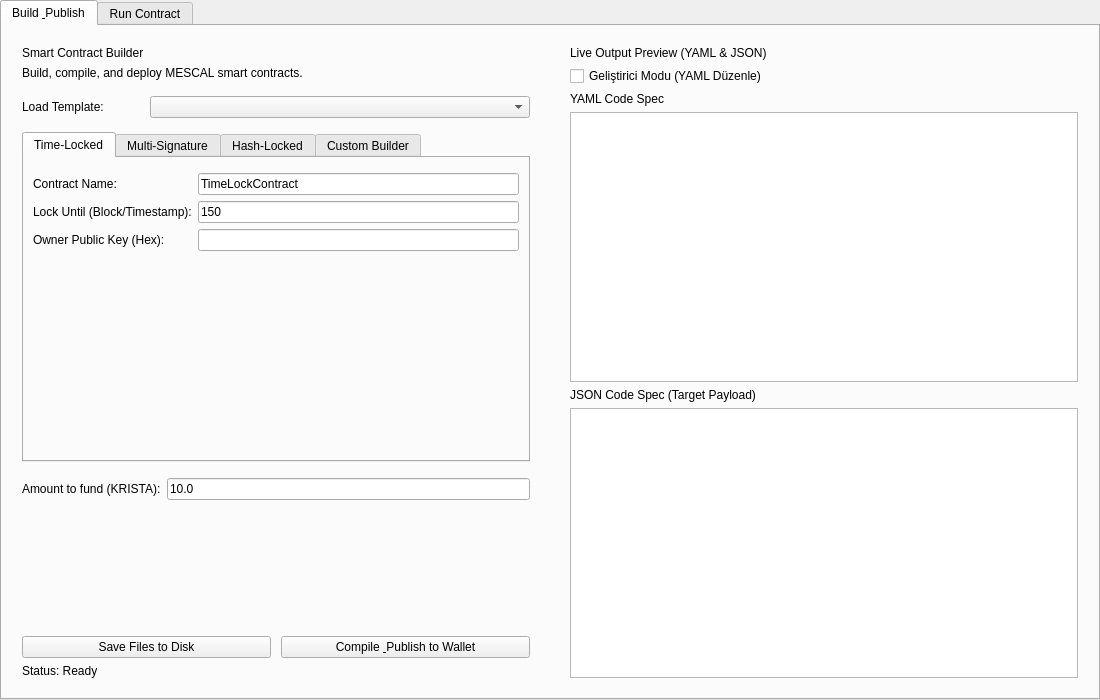
<?xml version="1.0" encoding="UTF-8"?>
<ui version="4.0">
 <class>SmartContractWidget</class>
 <widget class="QWidget" name="SmartContractWidget">
  <property name="geometry">
   <rect>
    <x>0</x>
    <y>0</y>
    <width>1100</width>
    <height>700</height>
   </rect>
  </property>
  <property name="windowTitle">
   <string>Smart Contract</string>
  </property>
  <layout class="QVBoxLayout" name="verticalLayout_Root">
   <property name="spacing">
    <number>0</number>
   </property>
   <property name="leftMargin">
    <number>0</number>
   </property>
   <property name="topMargin">
    <number>0</number>
   </property>
   <property name="rightMargin">
    <number>0</number>
   </property>
   <property name="bottomMargin">
    <number>0</number>
   </property>
   <item>
    <!-- Top-level mode switcher tabs -->
    <widget class="QTabWidget" name="tabWidgetMode">
     <property name="tabPosition">
      <enum>QTabWidget::North</enum>
     </property>
     <property name="currentIndex">
      <number>0</number>
     </property>

     <!-- ═══════════════════════════════════════
          TAB 1 : BUILD & PUBLISH
          ═══════════════════════════════════════ -->
     <widget class="QWidget" name="tabBuild">
      <attribute name="title">
       <string>Build &amp; Publish</string>
      </attribute>
      <layout class="QHBoxLayout" name="horizontalLayout_Build">
       <property name="spacing">
        <number>0</number>
       </property>
       <property name="leftMargin">
        <number>0</number>
       </property>
       <property name="topMargin">
        <number>0</number>
       </property>
       <property name="rightMargin">
        <number>0</number>
       </property>
       <property name="bottomMargin">
        <number>0</number>
       </property>

       <!-- LEFT: builder form -->
       <item>
        <widget class="QFrame" name="left">
         <layout class="QVBoxLayout" name="verticalLayout_Left">
          <property name="leftMargin">
           <number>20</number>
          </property>
          <property name="topMargin">
           <number>20</number>
          </property>
          <property name="rightMargin">
           <number>20</number>
          </property>
          <property name="bottomMargin">
           <number>20</number>
          </property>

          <item>
           <widget class="QLabel" name="labelTitle">
            <property name="textFormat">
             <enum>Qt::PlainText</enum>
            </property>
            <property name="text">
             <string>Smart Contract Builder</string>
            </property>
           </widget>
          </item>

          <item>
           <widget class="QLabel" name="labelSubtitle1">
            <property name="text">
             <string>Build, compile, and deploy MESCAL smart contracts.</string>
            </property>
           </widget>
          </item>

          <item>
           <spacer name="verticalSpacer_1">
            <property name="orientation">
             <enum>Qt::Vertical</enum>
            </property>
            <property name="sizeType">
             <enum>QSizePolicy::Fixed</enum>
            </property>
            <property name="sizeHint" stdset="0">
             <size>
              <width>20</width>
              <height>10</height>
             </size>
            </property>
           </spacer>
          </item>

          <!-- Template Selector -->
          <item>
           <layout class="QHBoxLayout" name="horizontalLayout_Templates">
            <property name="spacing">
             <number>8</number>
            </property>
            <item>
             <widget class="QLabel" name="lblSelectTemplate">
              <property name="text">
               <string>Load Template:</string>
              </property>
              <property name="minimumSize">
               <size>
                <width>120</width>
                <height>0</height>
               </size>
              </property>
             </widget>
            </item>
            <item>
             <widget class="QComboBox" name="comboTemplates">
              <property name="sizePolicy">
               <sizepolicy hsizetype="Expanding" vsizetype="Fixed">
                <horstretch>1</horstretch>
                <verstretch>0</verstretch>
               </sizepolicy>
              </property>
              <property name="toolTip">
               <string>Select a pre-built MESCAL smart contract template to learn or modify</string>
              </property>
             </widget>
            </item>
           </layout>
          </item>

          <item>
           <spacer name="verticalSpacer_template">
            <property name="orientation">
             <enum>Qt::Vertical</enum>
            </property>
            <property name="sizeType">
             <enum>QSizePolicy::Fixed</enum>
            </property>
            <property name="sizeHint" stdset="0">
             <size>
              <width>20</width>
              <height>8</height>
             </size>
            </property>
           </spacer>
          </item>

          <!-- Contract type tabs -->
          <item>
           <widget class="QTabWidget" name="tabWidget">
            <property name="currentIndex">
             <number>0</number>
            </property>

            <!-- Time-Locked -->
            <widget class="QWidget" name="tabTimeLock">
             <attribute name="title">
              <string>Time-Locked</string>
             </attribute>
             <layout class="QFormLayout" name="formLayout_TimeLock">
              <property name="leftMargin">
               <number>-1</number>
              </property>
              <property name="topMargin">
               <number>15</number>
              </property>
              <property name="fieldGrowthPolicy">
               <enum>QFormLayout::AllNonFixedFieldsGrow</enum>
              </property>
              <item row="0" column="0">
               <widget class="QLabel" name="lblTLName">
                <property name="text">
                 <string>Contract Name:</string>
                </property>
               </widget>
              </item>
              <item row="0" column="1">
               <widget class="QLineEdit" name="lineEditNameTimeLock">
                <property name="text">
                 <string>TimeLockContract</string>
                </property>
               </widget>
              </item>
              <item row="1" column="0">
               <widget class="QLabel" name="lblTLExpiry">
                <property name="text">
                 <string>Lock Until (Block/Timestamp):</string>
                </property>
               </widget>
              </item>
              <item row="1" column="1">
               <widget class="QLineEdit" name="lineEditExpiryTimeLock">
                <property name="text">
                 <string>150</string>
                </property>
               </widget>
              </item>
              <item row="2" column="0">
               <widget class="QLabel" name="lblTLPubkey">
                <property name="text">
                 <string>Owner Public Key (Hex):</string>
                </property>
               </widget>
              </item>
              <item row="2" column="1">
               <widget class="QLineEdit" name="lineEditPubkeyTimeLock"/>
              </item>
             </layout>
            </widget>

            <!-- Multi-Signature -->
            <widget class="QWidget" name="tabMultiSig">
             <attribute name="title">
              <string>Multi-Signature</string>
             </attribute>
             <layout class="QFormLayout" name="formLayout_MultiSig">
              <property name="leftMargin">
               <number>-1</number>
              </property>
              <property name="topMargin">
               <number>15</number>
              </property>
              <item row="0" column="0">
               <widget class="QLabel" name="lblMSName">
                <property name="text">
                 <string>Contract Name:</string>
                </property>
               </widget>
              </item>
              <item row="0" column="1">
               <widget class="QLineEdit" name="lineEditNameMultiSig">
                <property name="text">
                 <string>MultiSigContract</string>
                </property>
               </widget>
              </item>
              <item row="1" column="0">
               <widget class="QLabel" name="lblMSN">
                <property name="text">
                 <string>Total Keys (n):</string>
                </property>
               </widget>
              </item>
              <item row="1" column="1">
               <widget class="QLineEdit" name="lineEditNMultiSig">
                <property name="text">
                 <string>3</string>
                </property>
               </widget>
              </item>
              <item row="2" column="0">
               <widget class="QLabel" name="lblMSM">
                <property name="text">
                 <string>Required Signatures (m):</string>
                </property>
               </widget>
              </item>
              <item row="2" column="1">
               <widget class="QLineEdit" name="lineEditMMultiSig">
                <property name="text">
                 <string>2</string>
                </property>
               </widget>
              </item>
              <item row="3" column="0">
               <widget class="QLabel" name="lblMSKeys">
                <property name="text">
                 <string>Public Keys (one per line):</string>
                </property>
               </widget>
              </item>
              <item row="3" column="1">
               <widget class="QPlainTextEdit" name="plainTextEditKeysMultiSig"/>
              </item>
             </layout>
            </widget>

            <!-- Hash-Locked -->
            <widget class="QWidget" name="tabHashLock">
             <attribute name="title">
              <string>Hash-Locked</string>
             </attribute>
             <layout class="QFormLayout" name="formLayout_HashLock">
              <property name="leftMargin">
               <number>-1</number>
              </property>
              <property name="topMargin">
               <number>15</number>
              </property>
              <item row="0" column="0">
               <widget class="QLabel" name="lblHLName">
                <property name="text">
                 <string>Contract Name:</string>
                </property>
               </widget>
              </item>
              <item row="0" column="1">
               <widget class="QLineEdit" name="lineEditNameHashLock">
                <property name="text">
                 <string>HashLockContract</string>
                </property>
               </widget>
              </item>
              <item row="1" column="0">
               <widget class="QLabel" name="lblHLHash">
                <property name="text">
                 <string>Hash160 of Preimage (Hex):</string>
                </property>
               </widget>
              </item>
              <item row="1" column="1">
               <widget class="QLineEdit" name="lineEditHashHashLock"/>
              </item>
              <item row="2" column="0">
               <widget class="QLabel" name="lblHLPubkey">
                <property name="text">
                 <string>Recipient Pubkey (Hex):</string>
                </property>
               </widget>
              </item>
              <item row="2" column="1">
               <widget class="QLineEdit" name="lineEditPubkeyHashLock"/>
              </item>
             </layout>
            </widget>

            <!-- Custom / Gelişmiş Tasarımcı -->
            <widget class="QWidget" name="tabCustom">
             <attribute name="title">
              <string>Custom Builder</string>
             </attribute>
             <layout class="QVBoxLayout" name="verticalLayout_Custom">
              <property name="spacing">
               <number>8</number>
              </property>
              <property name="topMargin">
               <number>15</number>
              </property>
              <property name="leftMargin">
               <number>0</number>
              </property>
              <property name="rightMargin">
               <number>0</number>
              </property>
              <property name="bottomMargin">
               <number>0</number>
              </property>
              <item>
               <widget class="QTreeWidget" name="treeCustomActions">
                <property name="columnCount">
                 <number>2</number>
                </property>
                <column>
                 <property name="text">
                  <string>Step / Role</string>
                 </property>
                </column>
                <column>
                 <property name="text">
                  <string>Details</string>
                 </property>
                </column>
               </widget>
              </item>
              <item>
               <layout class="QHBoxLayout" name="horizontalLayout_CustomButtons">
                <property name="spacing">
                 <number>6</number>
                </property>
                <item>
                 <widget class="QPushButton" name="btnAddAction">
                  <property name="text">
                   <string>+ Add Step</string>
                  </property>
                 </widget>
                </item>
                <item>
                 <widget class="QPushButton" name="btnRemoveAction">
                  <property name="text">
                   <string>- Remove</string>
                  </property>
                 </widget>
                </item>
                <item>
                 <widget class="QPushButton" name="btnMoveActionUp">
                  <property name="text">
                   <string>↑ Up</string>
                  </property>
                 </widget>
                </item>
                <item>
                 <widget class="QPushButton" name="btnMoveActionDown">
                  <property name="text">
                   <string>↓ Down</string>
                  </property>
                 </widget>
                </item>
               </layout>
              </item>
              <item>
               <widget class="QPushButton" name="btnOpenVisualDesigner">
                <property name="text">
                 <string>Open Visual Designer</string>
                </property>
               </widget>
              </item>
             </layout>
            </widget>

           </widget>
          </item>

          <!-- Amount -->
          <item>
           <spacer name="verticalSpacer_2">
            <property name="orientation">
             <enum>Qt::Vertical</enum>
            </property>
            <property name="sizeType">
             <enum>QSizePolicy::Fixed</enum>
            </property>
            <property name="sizeHint" stdset="0">
             <size>
              <width>20</width>
              <height>10</height>
             </size>
            </property>
           </spacer>
          </item>

          <item>
           <layout class="QHBoxLayout" name="horizontalLayout_Amount">
            <item>
             <widget class="QLabel" name="labelAmount">
              <property name="text">
               <string>Amount to fund (KRISTA):</string>
              </property>
             </widget>
            </item>
            <item>
             <widget class="QLineEdit" name="lineEditAmount">
              <property name="text">
               <string>10.0</string>
              </property>
             </widget>
            </item>
           </layout>
          </item>

          <item>
           <spacer name="verticalSpacer_3">
            <property name="orientation">
             <enum>Qt::Vertical</enum>
            </property>
            <property name="sizeHint" stdset="0">
             <size>
              <width>20</width>
              <height>40</height>
             </size>
            </property>
           </spacer>
          </item>

          <!-- Action buttons -->
          <item>
           <layout class="QHBoxLayout" name="horizontalLayout_Actions">
            <property name="spacing">
             <number>10</number>
            </property>
            <item>
             <widget class="QPushButton" name="btnSave">
              <property name="text">
               <string>Save Files to Disk</string>
              </property>
             </widget>
            </item>
            <item>
             <widget class="QPushButton" name="btnPublish">
              <property name="text">
               <string>Compile &amp; Publish to Wallet</string>
              </property>
             </widget>
            </item>
           </layout>
          </item>

          <item>
           <widget class="QLabel" name="labelStatus">
            <property name="text">
             <string>Status: Ready</string>
            </property>
            <property name="wordWrap">
             <bool>true</bool>
            </property>
           </widget>
          </item>

         </layout>
        </widget>
       </item>

       <!-- RIGHT: YAML / JSON preview -->
       <item>
        <widget class="QFrame" name="right">
         <layout class="QVBoxLayout" name="verticalLayout_Right">
          <property name="leftMargin">
           <number>20</number>
          </property>
          <property name="topMargin">
           <number>20</number>
          </property>
          <property name="rightMargin">
           <number>20</number>
          </property>
          <property name="bottomMargin">
           <number>20</number>
          </property>
          <item>
           <widget class="QLabel" name="labelTitleRight">
            <property name="text">
             <string>Live Output Preview (YAML &amp; JSON)</string>
            </property>
           </widget>
          </item>
          <item>
           <widget class="QCheckBox" name="cbDeveloperMode">
            <property name="text">
             <string>Geliştirici Modu (YAML Düzenle)</string>
            </property>
           </widget>
          </item>
          <item>
           <widget class="QLabel" name="lblYAML">
            <property name="text">
             <string>YAML Code Spec</string>
            </property>
           </widget>
          </item>
          <item>
           <widget class="QTextEdit" name="textEditYAML">
            <property name="readOnly">
             <bool>true</bool>
            </property>
           </widget>
          </item>
          <item>
           <widget class="QLabel" name="lblJSON">
            <property name="text">
             <string>JSON Code Spec (Target Payload)</string>
            </property>
           </widget>
          </item>
          <item>
           <widget class="QTextEdit" name="textEditJSON">
            <property name="readOnly">
             <bool>true</bool>
            </property>
           </widget>
          </item>
         </layout>
        </widget>
       </item>

      </layout>
     </widget>
     <!-- end tabBuild -->

     <!-- ═══════════════════════════════════════
          TAB 2 : RUN CONTRACT
          ═══════════════════════════════════════ -->
     <widget class="QWidget" name="tabRun">
      <attribute name="title">
       <string>Run Contract</string>
      </attribute>
      <layout class="QHBoxLayout" name="horizontalLayout_Run">
       <property name="spacing">
        <number>0</number>
       </property>
       <property name="leftMargin">
        <number>0</number>
       </property>
       <property name="topMargin">
        <number>0</number>
       </property>
       <property name="rightMargin">
        <number>0</number>
       </property>
       <property name="bottomMargin">
        <number>0</number>
       </property>

       <!-- LEFT: selector + unlock params + run -->
       <item>
        <widget class="QFrame" name="runLeft">
         <layout class="QVBoxLayout" name="verticalLayout_RunLeft">
          <property name="leftMargin">
           <number>20</number>
          </property>
          <property name="topMargin">
           <number>20</number>
          </property>
          <property name="rightMargin">
           <number>20</number>
          </property>
          <property name="bottomMargin">
           <number>20</number>
          </property>

          <item>
           <widget class="QLabel" name="labelRunTitle">
            <property name="text">
             <string>Run Contract</string>
            </property>
           </widget>
          </item>

          <item>
           <widget class="QLabel" name="labelRunSubtitle">
            <property name="text">
             <string>Select an unspent contract UTXO from your wallet and provide the unlock parameters to spend it.</string>
            </property>
            <property name="wordWrap">
             <bool>true</bool>
            </property>
           </widget>
          </item>

          <item>
           <spacer name="verticalSpacer_Run1">
            <property name="orientation">
             <enum>Qt::Vertical</enum>
            </property>
            <property name="sizeType">
             <enum>QSizePolicy::Fixed</enum>
            </property>
            <property name="sizeHint" stdset="0">
             <size>
              <width>20</width>
              <height>12</height>
             </size>
            </property>
           </spacer>
          </item>

          <!-- Contract selector row -->
          <item>
           <layout class="QHBoxLayout" name="horizontalLayout_ContractSelect">
            <property name="spacing">
             <number>8</number>
            </property>
            <item>
             <widget class="QLabel" name="lblSelectContract">
              <property name="text">
               <string>Select Contract:</string>
              </property>
              <property name="minimumSize">
               <size>
                <width>120</width>
                <height>0</height>
               </size>
              </property>
             </widget>
            </item>
            <item>
             <widget class="QComboBox" name="comboContracts">
              <property name="sizePolicy">
               <sizepolicy hsizetype="Expanding" vsizetype="Fixed">
                <horstretch>1</horstretch>
                <verstretch>0</verstretch>
               </sizepolicy>
              </property>
              <property name="toolTip">
               <string>Unspent contract UTXOs found in your wallet</string>
              </property>
             </widget>
            </item>
            <item>
             <widget class="QPushButton" name="btnRefreshContracts">
              <property name="text">
               <string>Refresh</string>
              </property>
              <property name="toolTip">
               <string>Scan wallet for unspent contract UTXOs</string>
              </property>
              <property name="maximumSize">
               <size>
                <width>80</width>
                <height>16777215</height>
               </size>
              </property>
             </widget>
            </item>
           </layout>
          </item>

          <!-- Recipient address row -->
          <item>
           <spacer name="verticalSpacer_Run2">
            <property name="orientation">
             <enum>Qt::Vertical</enum>
            </property>
            <property name="sizeType">
             <enum>QSizePolicy::Fixed</enum>
            </property>
            <property name="sizeHint" stdset="0">
             <size>
              <width>20</width>
              <height>10</height>
             </size>
            </property>
           </spacer>
          </item>

          <item>
           <layout class="QHBoxLayout" name="horizontalLayout_RecipAddr">
            <property name="spacing">
             <number>8</number>
            </property>
            <item>
             <widget class="QLabel" name="lblRecipAddr">
              <property name="text">
               <string>Send Funds To:</string>
              </property>
              <property name="minimumSize">
               <size>
                <width>120</width>
                <height>0</height>
               </size>
              </property>
             </widget>
            </item>
            <item>
             <widget class="QLineEdit" name="lineEditRecipAddr">
              <property name="placeholderText">
               <string>Recipient KRISTA address</string>
              </property>
             </widget>
            </item>
           </layout>
          </item>

          <!-- Separator label: Unlock Parameters -->
          <item>
           <spacer name="verticalSpacer_Run3">
            <property name="orientation">
             <enum>Qt::Vertical</enum>
            </property>
            <property name="sizeType">
             <enum>QSizePolicy::Fixed</enum>
            </property>
            <property name="sizeHint" stdset="0">
             <size>
              <width>20</width>
              <height>14</height>
             </size>
            </property>
           </spacer>
          </item>

          <item>
           <widget class="QLabel" name="lblUnlockParams">
            <property name="text">
             <string>Unlock Parameters</string>
            </property>
           </widget>
          </item>

          <item>
           <widget class="QLabel" name="lblAutoSignStatus">
            <property name="text">
             <string></string>
            </property>
            <property name="wordWrap">
             <bool>true</bool>
            </property>
           </widget>
          </item>

          <!-- Unlock param 1: signature / preimage -->
          <item>
           <layout class="QHBoxLayout" name="horizontalLayout_Param1">
            <property name="spacing">
             <number>8</number>
            </property>
            <item>
             <widget class="QLabel" name="lblParam1">
              <property name="text">
               <string>Signature (hex):</string>
              </property>
              <property name="minimumSize">
               <size>
                <width>120</width>
                <height>0</height>
               </size>
              </property>
             </widget>
            </item>
            <item>
             <widget class="QLineEdit" name="lineEditParam1">
              <property name="placeholderText">
               <string>DER-encoded signature or preimage (hex)</string>
              </property>
             </widget>
            </item>
           </layout>
          </item>

          <!-- Unlock param 2: pubkey -->
          <item>
           <layout class="QHBoxLayout" name="horizontalLayout_Param2">
            <property name="spacing">
             <number>8</number>
            </property>
            <item>
             <widget class="QLabel" name="lblParam2">
              <property name="text">
               <string>Public Key (hex):</string>
              </property>
              <property name="minimumSize">
               <size>
                <width>120</width>
                <height>0</height>
               </size>
              </property>
             </widget>
            </item>
            <item>
             <widget class="QLineEdit" name="lineEditParam2">
              <property name="placeholderText">
               <string>Compressed public key (hex, for sig-check contracts)</string>
              </property>
             </widget>
            </item>
           </layout>
          </item>

          <!-- Extra signatures for multisig -->
          <item>
           <layout class="QHBoxLayout" name="horizontalLayout_Param3">
            <property name="spacing">
             <number>8</number>
            </property>
            <item>
             <widget class="QLabel" name="lblParam3">
              <property name="text">
               <string>Extra Sigs (one per line):</string>
              </property>
              <property name="minimumSize">
               <size>
                <width>120</width>
                <height>0</height>
               </size>
              </property>
             </widget>
            </item>
            <item>
             <widget class="QPlainTextEdit" name="plainTextExtraSigs">
              <property name="maximumSize">
               <size>
                <width>16777215</width>
                <height>70</height>
               </size>
              </property>
              <property name="placeholderText">
               <string>Additional DER signatures for multi-sig (one hex per line)</string>
              </property>
             </widget>
            </item>
           </layout>
          </item>

          <item>
           <spacer name="verticalSpacer_Run4">
            <property name="orientation">
             <enum>Qt::Vertical</enum>
            </property>
            <property name="sizeHint" stdset="0">
             <size>
              <width>20</width>
              <height>40</height>
             </size>
            </property>
           </spacer>
          </item>

          <!-- Run button + status -->
          <item>
           <widget class="QPushButton" name="btnRunContract">
            <property name="text">
             <string>Run Contract (Spend UTXO)</string>
            </property>
           </widget>
          </item>

          <item>
           <widget class="QLabel" name="labelRunStatus">
            <property name="text">
             <string>Status: Select a contract to begin.</string>
            </property>
            <property name="wordWrap">
             <bool>true</bool>
            </property>
           </widget>
          </item>

         </layout>
        </widget>
       </item>

       <!-- RIGHT: decompiled contract info -->
       <item>
        <widget class="QFrame" name="runRight">
         <layout class="QVBoxLayout" name="verticalLayout_RunRight">
          <property name="leftMargin">
           <number>20</number>
          </property>
          <property name="topMargin">
           <number>20</number>
          </property>
          <property name="rightMargin">
           <number>20</number>
          </property>
          <property name="bottomMargin">
           <number>20</number>
          </property>

          <item>
           <widget class="QLabel" name="labelRunRightTitle">
            <property name="text">
             <string>Contract Details</string>
            </property>
           </widget>
          </item>

          <!-- UTXO info strip -->
          <item>
           <widget class="QFrame" name="frameUtxoInfo">
            <property name="frameShape">
             <enum>QFrame::StyledPanel</enum>
            </property>
            <layout class="QFormLayout" name="formLayoutUtxo">
             <property name="leftMargin">
              <number>10</number>
             </property>
             <property name="topMargin">
              <number>8</number>
             </property>
             <property name="rightMargin">
              <number>10</number>
             </property>
             <property name="bottomMargin">
              <number>8</number>
             </property>
             <item row="0" column="0">
              <widget class="QLabel" name="lblUtxoTxId">
               <property name="text">
                <string>TxID:</string>
               </property>
              </widget>
             </item>
             <item row="0" column="1">
              <widget class="QLabel" name="labelUtxoTxId">
               <property name="text">
                <string>—</string>
               </property>
               <property name="textInteractionFlags">
                <set>Qt::TextSelectableByMouse</set>
               </property>
             </widget>
             </item>
             <item row="1" column="0">
              <widget class="QLabel" name="lblUtxoVout">
               <property name="text">
                <string>Output Index:</string>
               </property>
              </widget>
             </item>
             <item row="1" column="1">
              <widget class="QLabel" name="labelUtxoVout">
               <property name="text">
                <string>—</string>
               </property>
              </widget>
             </item>
             <item row="2" column="0">
              <widget class="QLabel" name="lblUtxoAmount">
               <property name="text">
                <string>Locked Amount:</string>
               </property>
              </widget>
             </item>
             <item row="2" column="1">
              <widget class="QLabel" name="labelUtxoAmount">
               <property name="text">
                <string>—</string>
               </property>
              </widget>
             </item>
             <item row="3" column="0">
              <widget class="QLabel" name="lblUtxoConfs">
               <property name="text">
                <string>Confirmations:</string>
               </property>
              </widget>
             </item>
             <item row="3" column="1">
              <widget class="QLabel" name="labelUtxoConfs">
               <property name="text">
                <string>—</string>
               </property>
              </widget>
             </item>
            </layout>
           </widget>
          </item>

          <!-- Decompiled JSON -->
          <item>
           <widget class="QLabel" name="lblDecompiledTitle">
            <property name="text">
             <string>Decompiled Contract Spec (JSON)</string>
            </property>
           </widget>
          </item>
          <item>
           <widget class="QTextEdit" name="textEditDecompiled">
            <property name="readOnly">
             <bool>true</bool>
            </property>
            <property name="placeholderText">
             <string>Select a contract above to see its decoded structure here.</string>
            </property>
           </widget>
          </item>

          <!-- Raw scriptPubKey hex -->
          <item>
           <widget class="QLabel" name="lblRawScript">
            <property name="text">
             <string>Raw scriptPubKey (hex)</string>
            </property>
           </widget>
          </item>
          <item>
           <widget class="QLineEdit" name="lineEditRawScript">
            <property name="readOnly">
             <bool>true</bool>
            </property>
            <property name="placeholderText">
             <string>—</string>
            </property>
           </widget>
          </item>

         </layout>
        </widget>
       </item>

      </layout>
     </widget>
     <!-- end tabRun -->

    </widget>
    <!-- end tabWidgetMode -->
   </item>
  </layout>
 </widget>
 <resources/>
 <connections/>
</ui>
